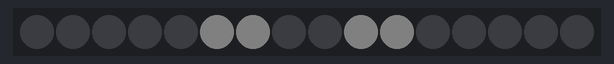
A sketch run on a simulated Arduino Uno, built with avr-gcc and run on an emulated ATmega328P. Shown: 16 RGB LEDs in strip order, left to right. Dim RGB values are drawn brighter than linear; random numbers use the default seed unless the sketch sets one.

Above: at 0.05 s.
At 8.27 s:
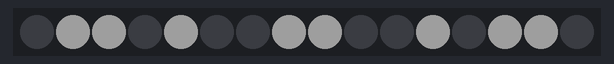
At 18.67 s:
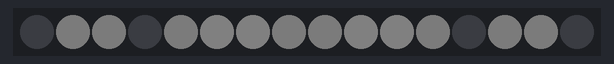
At 29.39 s:
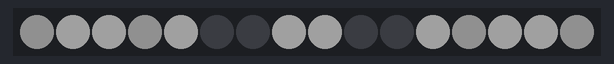
At 39.79 s:
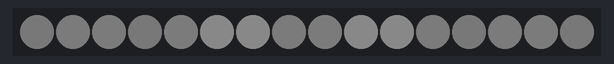

The sketch:

TLC_eric_design.ino
```cpp
#include <Tlc5940.h>

#define DELAY_MS  (100)
#define MULT_LOW  (50)
#define MULT_HIGH (700)
#define DIV2 (3)
#define DIV3 (5)

void setup()
{
  Tlc.init();
}

int rPos = 0;
int gPos = 0;
int bPos = 0;
int ticks = 0;

#define NUM_FRAMES (12)

const char ediddy[NUM_FRAMES][16] = {{
0, 0, 0, 0,
0, 7, 7, 0,
0, 7, 7, 0,
0, 0, 0, 0,
},{
0, 7, 7, 0,
7, 6, 6, 7,
7, 6, 6, 7,
0, 7, 7, 0,
},{
7, 5, 5, 7,
5, 4, 4, 5,
5, 4, 4, 5,
7, 5, 5, 7,
},{
3, 3, 3, 3,
3, 2, 2, 3,
3, 2, 2, 3,
3, 3, 3, 3,
},{
2, 3, 3, 2,
3, 4, 4, 3,
3, 4, 4, 3,
2, 3, 3, 2,
},{
1, 3, 3, 1,
3, 6, 6, 3,
3, 6, 6, 3,
1, 3, 3, 1,
},{
2, 1, 1, 2,
1, 0, 0, 1,
1, 0, 0, 1,
2, 1, 1, 2,
},{
0, 1, 1, 0,
1, 0, 0, 1,
1, 0, 0, 1,
0, 1, 1, 0,
},{
0, 2, 2, 0,
2, 7, 7, 2,
2, 7, 7, 2,
0, 2, 2, 0,
},{
0, 4, 4, 0,
4, 5, 5, 4,
4, 5, 5, 4,
0, 4, 4, 0,
},{
7, 6, 6, 7,
6, 2, 2, 6,
6, 2, 2, 6,
7, 6, 6, 7,
},{
0, 7, 7, 0,
7, 5, 5, 7,
7, 5, 5, 7,
0, 7, 7, 0,
}};

// what order should we read the matrix to rotate by 0, 90, 180, and 270
const char rotation[4][16] = {
  { 0, 1, 2, 3, 4, 5, 6, 7, 8, 9, 10, 11, 12, 13, 14, 15 },
  { 3, 7, 11, 15, 2, 6, 10, 14, 1, 5, 9, 13, 0, 4, 8, 12 },
  { 15, 14, 13, 12, 11, 10, 9, 8, 7, 6, 5, 4, 3, 2, 1, 0 },
  { 12, 8, 4, 0, 13, 9, 5, 1, 14, 10, 6, 2, 15, 11, 7, 3 }
};


void setRGB(int pos, int r, int g, int b)
{
  Tlc.set(pos, r);
  Tlc.set(pos + 16, g);
  Tlc.set(pos + 32, b);
}

void setXY(int x, int y, int r, int g, int b)
{
  setRGB(x + (y * 4), r, g, b);
}

void setMonoFrame(const char *frame, int r, int g, int b, int rotate = 0)
{
  for (char i = 0; i < 16; ++i)
  {
    char div = frame[rotation[rotate][i]];
    if (div > 0)
    {
      setRGB(i, r / div, g / div, b / div);
    }
  }
}

void setBWFrame(const char *frame, int r, int g, int b, int rotate = 0)
{
  for (char i = 0; i < 16; ++i)
  {
    char div = frame[rotation[rotate][i]];
    if (div == 1)
    {
      setRGB(i, r, g, b);
    }
  }
}

void arrowLoop()
{
  int r, g, b;
  int val;

  r = g = b = 0;
  val = random(MULT_HIGH - MULT_LOW) + MULT_LOW;
  switch (random(7))
  {
  case 0: r = val; break;
  case 1: g = val; break;
  case 2: b = val; break;
  case 3: r = g = val; break;
  case 4: g = b = val; break;
  case 5: b = r = val; break;
  case 6: r = g = b = val; break;
  }

  char rotation = random(4);

  for (char i = 0; i < NUM_FRAMES; ++i)
  {
    Tlc.setAll(0);
    setMonoFrame(ediddy[i], r, g, b, rotation);
    //setBWFrame(arrows[i], r, g, b);
    while(Tlc.update()) { }
    delay(DELAY_MS);
  }
}

void loop()
{
  arrowLoop();
}
```
